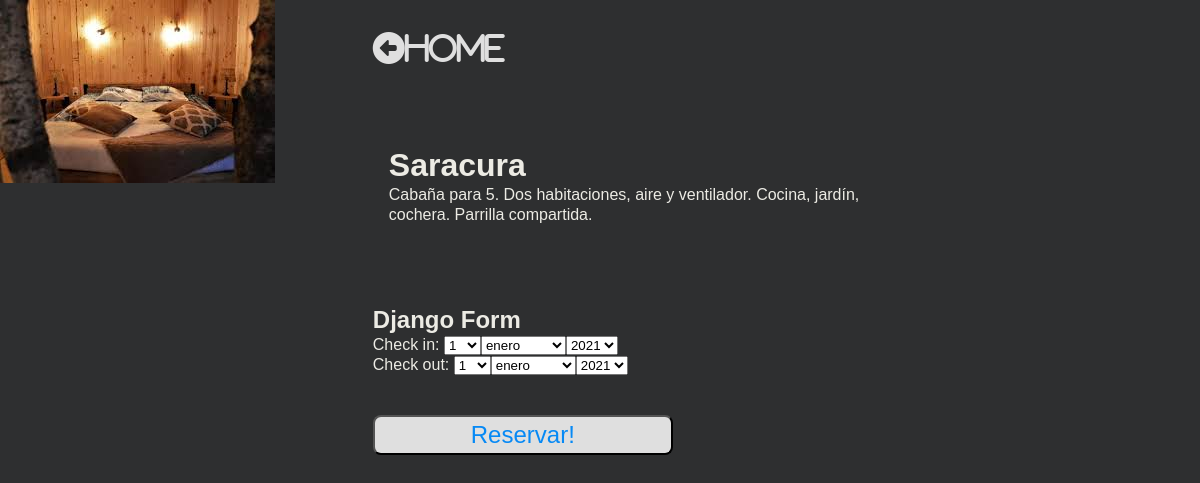
Page /apartment/Saracura on the committed database.
### hotel/models.py (models this page shows, shortened)
class Apartment(models.Model):
    APARTMENT_CATEGORIES=(
        ('Saracura', 'Saracura'),
        ('Pa-caa', 'Pa-caa'),
    )
    number=models.IntegerField()
    category=models.CharField(max_length=10, choices=APARTMENT_CATEGORIES)
    rooms=models.IntegerField()
    beds=models.IntegerField()
    capacity=models.IntegerField()
    kitchen=models.BooleanField(default=False)
    garden=models.BooleanField(default=False)
    barbecue=models.BooleanField(default=False)
    garage=models.BooleanField(default=False)
    precio=models.IntegerField()
    description=models.CharField(max_length=500)
    front_img=models.ImageField(upload_to='hotel/static/hotel/images')
    gallery=models.ImageField(upload_to='hotel/static/hotel/images')

### hotel/views.py (the view, shortened to what this page needs)
# urls.py: path('apartment/<category>', ApartmentDetail.as_view(), name='ApartmentDetail'),
class ApartmentDetail(View):
    def get(self, request, *args, **kwargs):
        category = self.kwargs.get('category', None)
        form = AvailabilityForm()
        apartment_list= Apartment.objects.filter(category=category)
        if len(apartment_list)>0:
            apartment = apartment_list[0]
            apartment_img = apartment.gallery
            apartment_desc = apartment.description
            apartment_category = dict(apartment.APARTMENT_CATEGORIES).get(apartment.category, None)
            context = {
            'apartment_category': apartment_category,
            'form' : form,
            'apartment_img': apartment_img,
            'apartment_desc': apartment_desc
            }
            return render(request, 'apartment_detail.html', context)
        else:
            return HttpResponse('Esa categoría no existe!')

### hotel/forms.py
class AvailabilityForm(forms.Form):
    check_in=forms.DateField(widget=forms.SelectDateWidget, required=True)
    check_out=forms.DateField(widget=forms.SelectDateWidget, required=True)

### hotel/templates/apartment_detail.html (shortened to what this page needs)
{% load static %}
<!DOCTYPE html>
<html lang="en">
<head>
    <link rel="stylesheet" href="{% static 'hotel/css/detail.css' %}">
</head>
<body>
    <div class="content">
        <div class="image">
            <img
                src="{{ apartment_img.url }}">
        </div>
        <div class="room">
            <div class="home">
                <a href="{% url 'hotel:ApartmentList' %}"><i class="fas fa-arrow-alt-circle-left">Home</i></a>
            </div>
            <div class="room-info">
                <h1>{{apartment_category}}</h1>
                <p>{{apartment_desc}} </p>
            </div>
                <h2>
                    Django Form
                </h2>
                <form action="", method="POST">
                    {{form.as_p}}
                    <br>
                    <br>
                    <button type="submit">Reservar!</button>
                </form>

### hotel/static/hotel/css/detail.css (style rules this page uses)
* { padding:0; margin:0; box-sizing: border-box; }
body { background-color: rgb(46, 47, 48); color: rgb(236, 235, 228); font-family: sans-serif; line-height: 1.25; height: 100vh; }
.content { display: flex; flex-direction: row; flex-wrap: wrap; width:100%; justify-content: left; }
.image { flex: 0.3; }
.room { flex:0.5; margin: 2rem; display:flex; text-align: left; align-items: start; flex-direction: column; }
.home { flex: 0.2; }
.room-info { flex: 0.4; margin: 5rem 1rem; }
form { display: flex; flex: 0.4 1 auto; flex-direction: column; }
.image img { flex:1; max-height: 99.2vh; }
i { color:#dfdfdf; font-size: 2rem; }
input, button { flex:1; width:300px; border-radius: 0.5rem; line-height: 1.5; font-size: 1.5rem; color: #555; }
button { background-color: #dfdfdf; color:rgb(6, 137, 245); outline:none; }

### rows in the picture
Apartment: category "Saracura", description "Cabaña para 5. Dos habitaciones, aire y ventilador. Cocina, jardín, cochera. Parrilla compartida."
